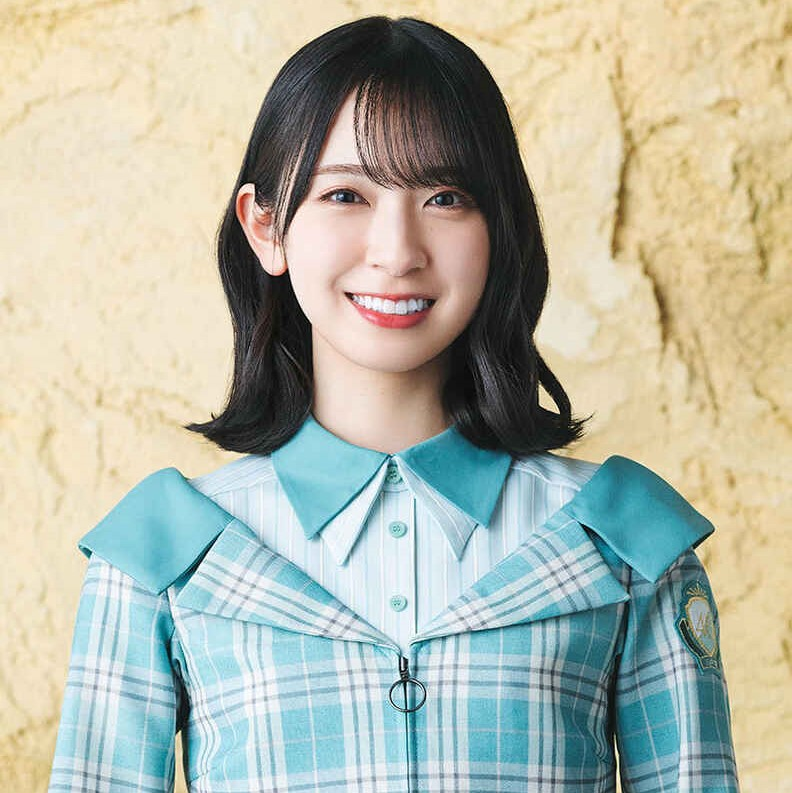
#> input picture img.jpg, 792 x 793 px
$ python ex5.py
#> lines starting #> are read from the running program, lines starting #| are printed output that depends on the picture
import cv2
import numpy as np
import matplotlib.pyplot as plt

def MakeHist(img):
    brightlist=[0]*256
    for j in range(img.shape[0]):
        for i in range(img.shape[1]):
            brightlist[img[j][i]]=brightlist[img[j][i]]+1

    return np.array(brightlist)


if __name__=="__main__":
    img=cv2.imread("img.jpg",0)
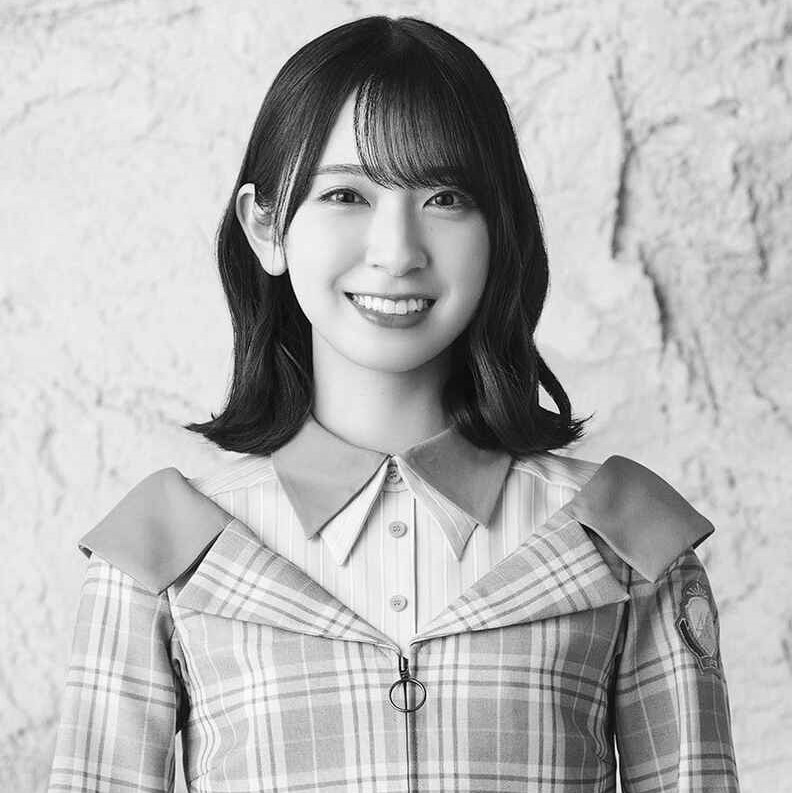
#> img: shape (793, 792); min 0, max 255, mean 180.8

    data=MakeHist(img)
#> after the loop in MakeHist, `for j in range(img.shape[0]):`: brightlist = 256 values, max 23578 at index 233, min 30 at index 1, mean 2453.3
#> data has the same summary as brightlist in MakeHist
    var=np.array([x for x in range(0,256)])

    fig=plt.figure()
    plt.bar(var,data,width=1.0)
    plt.title("Brightness")
    plt.xlabel("Gradation")
    plt.ylabel("Number")
    plt.show()
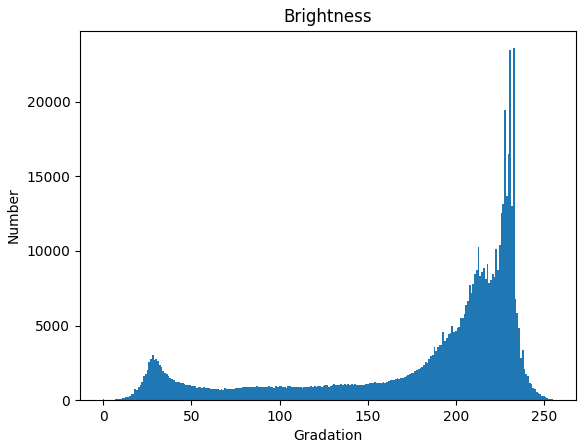
#> figure drawn by matplotlib, 1 panel; tallest bar 23578 high, from x = 232.5 to 233.5

    fig.savefig("img-ex5.jpg")
